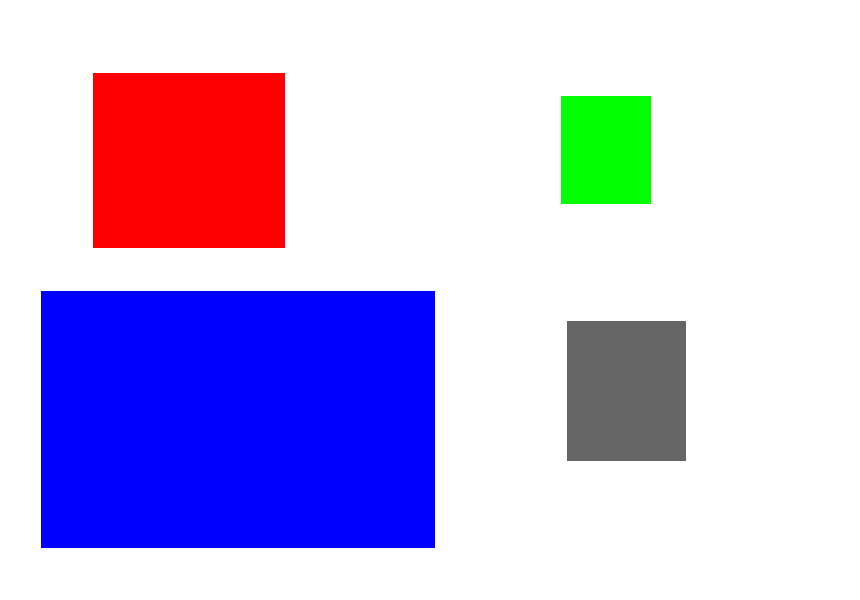
#> input picture benchmarking/scripts/boxes.png, 860 x 600 px
$ python benchmarking.py   (Python 2 division)
#> lines starting #> are read from the running program, lines starting #| are printed output that depends on the picture; after the words box and inside, x2 and y2 are one past the last pixel; in counts of white or black regions, pixels touching at a corner belong together
import cv2
from SimpleCV import *
import numpy as np
from matplotlib import pyplot as plt
from collections import Counter

#load the image
img = cv2.imread('boxes.png')
#> img is the input picture: shape (600, 860, 3); mean B, G, R 228.7, 183.4, 195.2

# define the list of boundaries with this order: red,blue,green,gray
h=0
boundaries = [
    ([255, 0, 0], [255, 0, 0]),
    ([0, 255, 0], [0, 255, 0]),
    ([0, 0, 255], [0, 0, 255]),
    ([102, 102, 102], [102, 102, 102])
]

img=cv2.resize(img,(img.shape[1]/3,img.shape[0]/3))
#> img: shape (200, 286, 3)
compare=[]

# loop over the boundaries
for (lower, upper) in boundaries:
    # create NumPy arrays from the boundaries
    lower = np.array(lower, dtype = "uint8")
    upper = np.array(upper, dtype = "uint8")

    # find the colors within the specified boundaries and apply the mask
    mask = cv2.inRange(img,lower,upper)

    output = cv2.bitwise_and(img, img, mask=mask)

    #score : how many pixels found
    pixels=[]
    pixels.append(np.count_nonzero(mask))

    # show the images
    print pixels
    compare.append(np.hstack([img, output]))
#> this loop made 4 passes
#| [11180]
#| [1044]
#| [3776]
#| [1833]
#> pass 1, `mask = cv2.inRange(img,lower,upper)`:
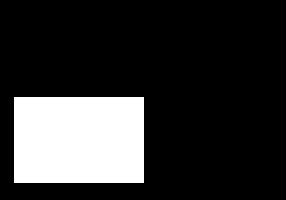
#> mask: shape (200, 286); 19.5% white; 1 white region, box (x1, y1, x2, y2) and area: (14, 97, 144, 183) 11180
#> pass 1, `output = cv2.bitwise_and(img, img, mask=mask)`:
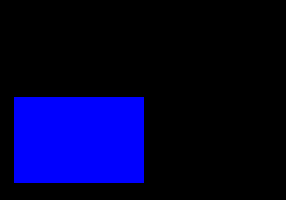
#> output: shape (200, 286, 3); mean B, G, R 49.8, 0, 0
#> pass 2, `mask = cv2.inRange(img,lower,upper)`:
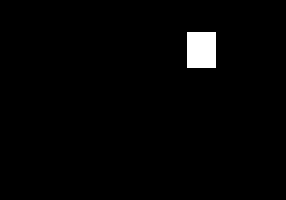
#> mask: shape (200, 286); 1.8% white; 1 white region, box (x1, y1, x2, y2) and area: (187, 32, 216, 68) 1044
#> after the loop:
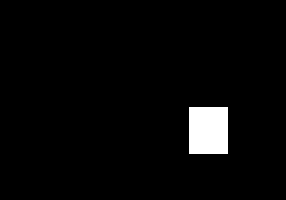
#> mask: shape (200, 286); 3.2% white; 1 white region, box (x1, y1, x2, y2) and area: (189, 107, 228, 154) 1833
#> after the loop, compare = 4 items

while True:
    cv2.imshow("images", np.vstack(compare))
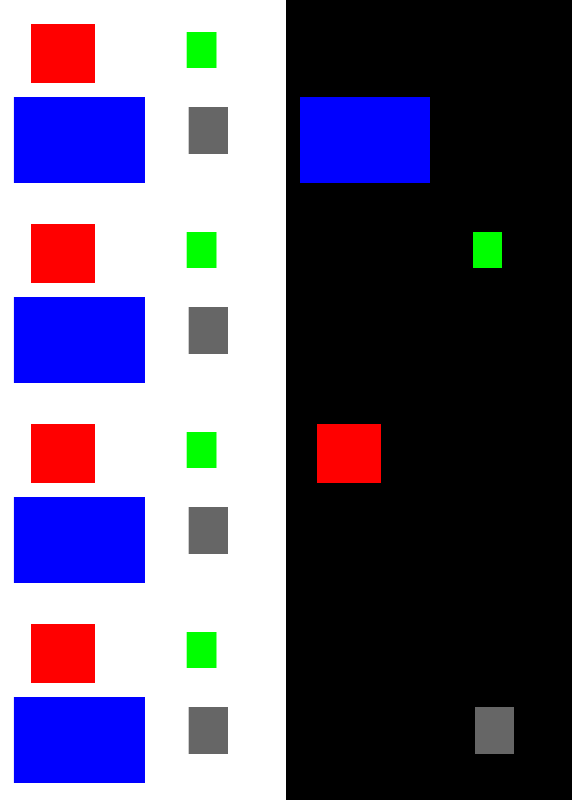
#> window 'images': shape (800, 572, 3); mean B, G, R 120.9, 92.5, 100
    cv2.waitKey(3)


'''

plt.subplot(211),plt.imshow(img)
plt.title('Input Image'), plt.xticks([]), plt.yticks([])
plt.subplot(212),plt.imshow(img_cut)
plt.title('Grab cut'), plt.xticks([]), plt.yticks([])
plt.show()

'''
